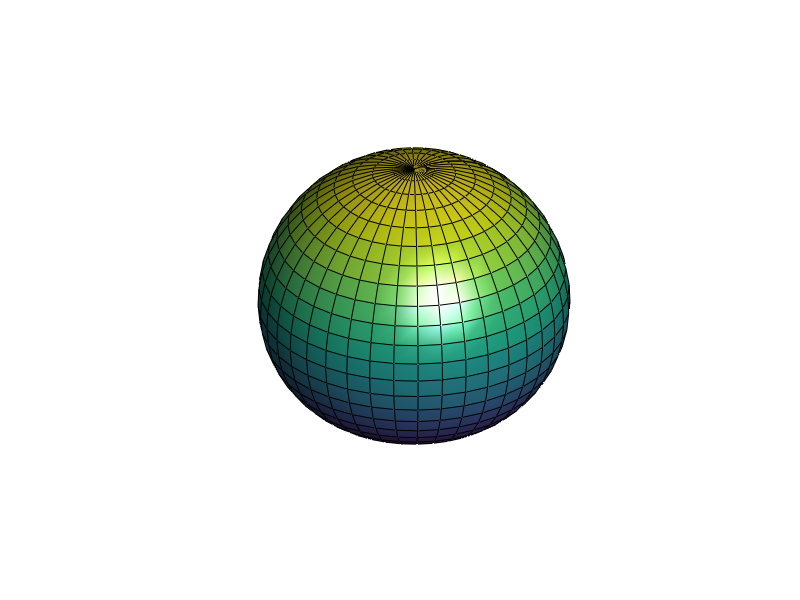

Write the MATLAB code that produced this figure. (Note: this script raises an error after producing the figure.)
saveplot = 1;

%% Define the spherical grid

theta = 0:pi/40:pi;                   % polar angle
phi = 0:pi/20:2*pi;                   % azimuth angle

[phi,theta] = meshgrid(phi,theta);    % define the grid

%% Calculate the Spherical Harmonic

for degree = 1:3

%degree = 3;
order = 0;
amplitude = 15/degree;
radius = 7;

Ymn = legendre(degree,cos(theta(:,1)));
Ymn = Ymn(order+1,:)';
yy = Ymn;

for kk = 2: size(theta,1)
    yy = [yy Ymn];
end

yy = yy.*cos(order*phi);  

order2 = max(max(abs(yy)));
rho = radius + amplitude*yy/order2;

r = rho.*sin(theta);    % convert to Cartesian coordinates
x = r.*cos(phi);
y = r.*sin(phi);
z = rho.*cos(theta);

%% Plot the Spherical Harmonic on the Surface of a Sphere

f = figure('Position', [0, 0, 450, 500]);
if saveplot; set(f, 'Visible', 'off'); end
s = surf(x,y,z);

h = light               % add a light
lighting gouraud    % preferred lighting for a curved surface
axis equal off      % set axis equal and remove axis
if degree == 1; lightangle(h, -15, 30); end
if degree == 2; lightangle(h, -35, 30); end
if degree == 3; lightangle(h, -50, 30); end
%lightangle(h, -35, 30);
%lighting gourad 
%view(40,30)         % set viewpoint
colormap parula
camzoom(1.5)        % zoom into scene

%% Animate the Surface

scale = [linspace(0, 1, 10) linspace(1, -1, 20) linspace(-1, 0, 10)];

path = strcat('plots/anim_sph_harm/', num2str(degree), '_', ...
        num2str(order), '/');
if saveplot; mkdir(path); end

for ii = 1:(length(scale)-1)
    
    rho = radius + scale(ii)*amplitude*yy/order2;   
   
    r = rho.*sin(theta);
    x = r.*cos(phi);       
    y = r.*sin(phi);
    z = rho.*cos(theta);
    
    s.XData = x;    % replace surface x values
    s.YData = y;    % replace surface y values
    s.ZData = z;    % replace surface z values
    
    if not(saveplot); pause(0.1); end
    
    if saveplot
        set(gcf,'PaperUnits','inches','PaperPosition',[0 0 3.5 4]);
        saveas(f, strcat(path, num2str(ii), '.png'))
    end
end

end

